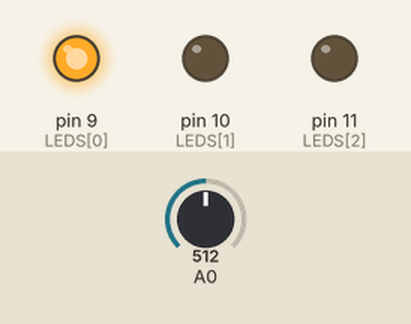
A sketch run on a simulated Arduino Uno, built with avr-gcc and run on an emulated ATmega328P. On the bench: output pins drawn as LEDs (lit = HIGH). The inputs (shaded band) are chosen by the test bench; at power-on: A0 = 512.

Above: at 1.2 s.
1.3 s: A0 set to 666
2.8 s: A0 set to 697
At 4.0 s:
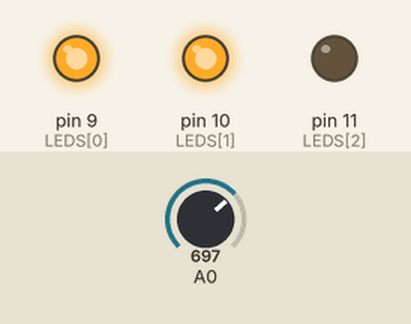
4.3 s: A0 set to 1007
5.8 s: A0 set to 1023
At 6.6 s:
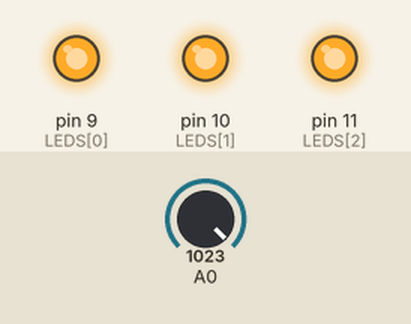
7.3 s: A0 set to 306
At 7.8 s:
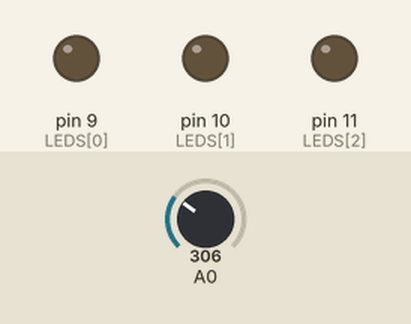
8.8 s: A0 set to 332
10.3 s: A0 set to 351
At 11.5 s:
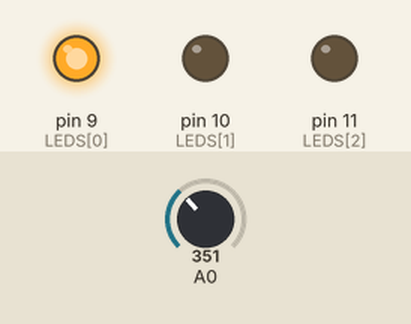
Timing chart, 0 to 12.8 s (numbered marks = the images above; inputs shaded):
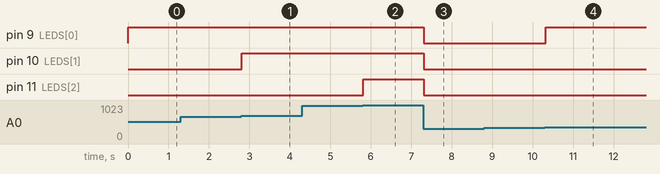

The sketch:

main.ino
```cpp
#include "helpers.h"

void setup() {
  Serial.begin(9600);
  initLeds();
}

void loop() {
  int level = readLevel(A0);
  showLevel(level);
  delay(100);
}
```

helpers.cpp
```cpp
#include "helpers.h"

const int LEDS[3] = {9, 10, 11};

void initLeds() {
  for (int i = 0; i < 3; i++) {
    pinMode(LEDS[i], OUTPUT);
  }
}

int readLevel(int pin) {
  return map(analogRead(pin), 0, 1023, 0, 3);
}

void showLevel(int level) {
  for (int i = 0; i < 3; i++) {
    digitalWrite(LEDS[i], i < level ? HIGH : LOW);
  }
}
```

helpers.h
```cpp
#ifndef HELPERS_H
#define HELPERS_H

#include <Arduino.h>

void initLeds();
int readLevel(int pin);
void showLevel(int level);

#endif
```

Measured:
- the behaviour switches between 681 and 682 on A0 (found by bisection; images 0 and 1)
- the behaviour switches between 1022 and 1023 on A0 (found by bisection; images 1 and 2)
- the behaviour switches between 340 and 341 on A0 (found by bisection; images 3 and 4)
- after the input at 1.3 s, every drawn part: stays the same
- after the input at 2.8 s, pin 10 (LEDS[1]): LOW → HIGH at once
- after the input at 4.3 s, every drawn part: stays the same
- after the input at 5.8 s, pin 11 (LEDS[2]): LOW → HIGH at once
- after the input at 7.3 s, pin 9 (LEDS[0]), pin 10 (LEDS[1]), pin 11 (LEDS[2]): HIGH → LOW at once
- after the input at 8.8 s, every drawn part: stays the same
- after the input at 10.3 s, pin 9 (LEDS[0]): LOW → HIGH at once
